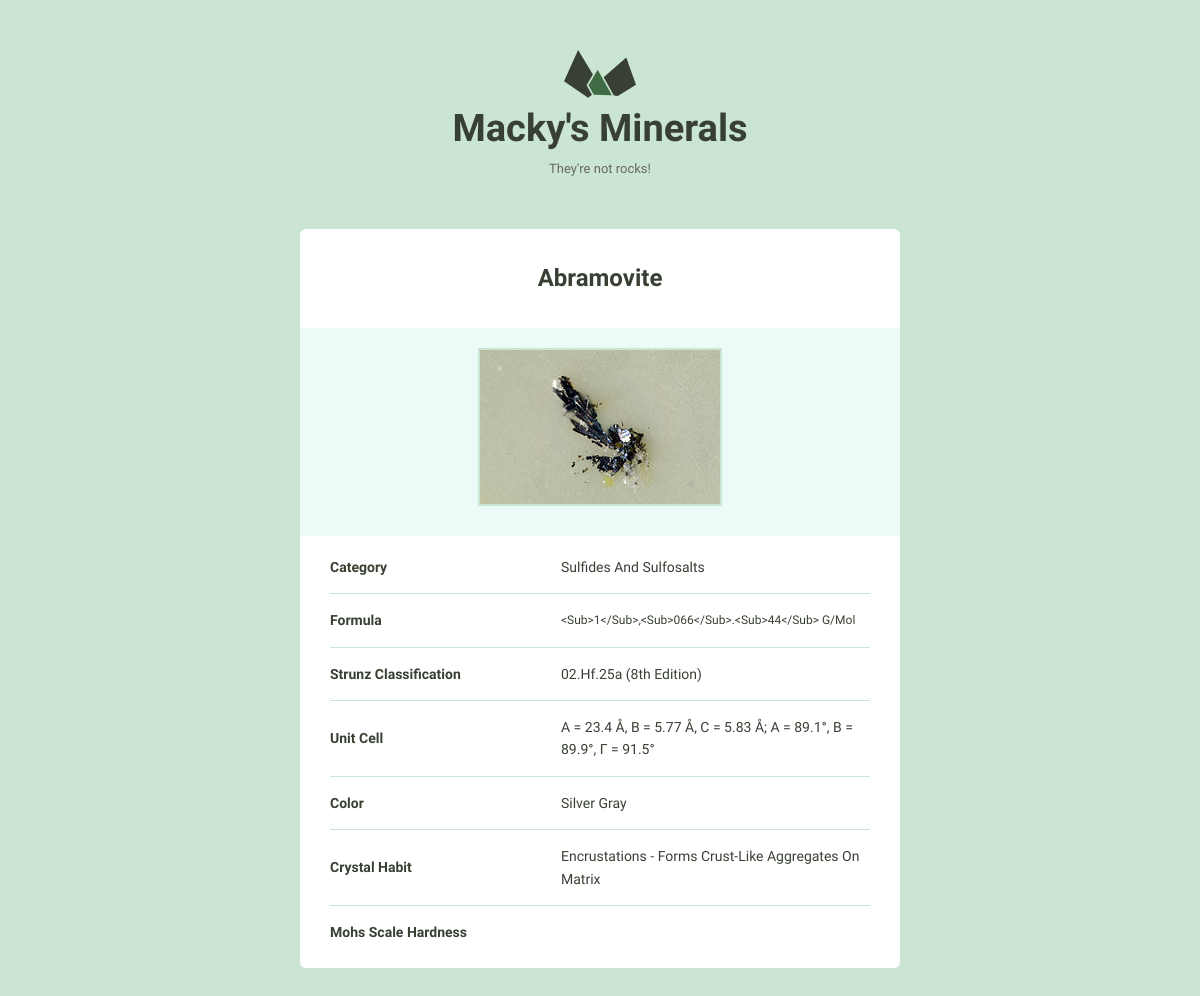
/7, run on the app's committed database.
### minerals/models.py (models this page shows, shortened)
class Mineral(models.Model):
    created_at = models.DateTimeField(auto_now_add=True)
    name = models.CharField(max_length=255)
    image_filename = models.CharField(max_length=255, blank=True)
    image_caption = models.CharField(max_length=255, blank=True)
    category = models.CharField(max_length=255, blank=True)
    formula = models.CharField(max_length=255, blank=True)
    strunz_classification = models.CharField(max_length=255, blank=True)
    crystal_system = models.CharField(max_length=255, blank=True)
    unit_cell = models.CharField(max_length=255, blank=True)
    color = models.CharField(max_length=255, blank=True)
    crystal_symmetry = models.CharField(max_length=255, blank=True)
    cleavage = models.CharField(max_length=255, blank=True)
    mohs_scale_hardness = models.CharField(max_length=255, blank=True)
    luster = models.CharField(max_length=255, blank=True)
    streak = models.CharField(max_length=255, blank=True)
    diaphaneity = models.CharField(max_length=255, blank=True)
    optical_properties = models.CharField(max_length=255, blank=True)
    group = models.CharField(max_length=255, blank=True)
    refractive_index = models.CharField(max_length=255, blank=True)
    crystal_habit = models.CharField(max_length=255, blank=True)

### minerals/views.py (the view)
# urls.py: path('<pk>', views.mineral_detail, name='detail'),
def mineral_detail(request, pk):
    mineral = Mineral.objects.get(pk=pk)
    return render(request, 'minerals/detail.html', {'mineral': mineral})

### minerals/templates/minerals/detail.html (shortened to what this page needs)
{% load static from staticfiles %}
<!DOCTYPE html>
<html lang="en">
<head>
    <link rel="stylesheet" href="{% static 'css/global.css' %}">
</head>
<body>
<div class="bounds bounds--small">
    <div class="grid-100">
        <a href="../">
            <h1 class="logo__name text-centered">Macky's Minerals</h1>
        </a>
        <p class="logo__text text-centered">They're not rocks!</p>
    </div>
    <div class="grid-100 mineral__container">
        <h1 class="mineral__name">{{ mineral.name}}</h1>
        <div class="mineral__image-bg">
            <img class="mineral__image"
                 src="{% static 'images/' %}{{ mineral.name }}.jpg">
            <p class="mineral__caption">{{ mineral.image_caption|title }}</p>
        </div>
        <div class="mineral__table-container">
            <table class="mineral__table">
                <tr>
                    <td class="mineral__category">Category</td>
                    <td>{{ mineral.category|title }}</td>
                </tr>
                <tr>
                    <td class="mineral__category">Formula</td>
                    <td class="mineral__formula">
                        {{ mineral.formula|title }}
                    </td>
                </tr>
                <tr>
                    <td class="mineral__category">Strunz Classification</td>
                    <td>{{ mineral.strunz_classification|title }}</td>
                </tr>
                <tr>
                    <td class="mineral__category">Unit Cell</td>
                    <td>{{ mineral.unit_cell|title }}</td>
                </tr>
                <tr>
                    <td class="mineral__category">Color</td>
                    <td>{{ mineral.color|title }}</td>
                </tr>
                <tr>
                    <td class="mineral__category">Crystal Habit</td>
                    <td>{{ mineral.crystal_habit|title }}</td>
                </tr>
                <tr>
                    <td class="mineral__category">Mohs Scale Hardness</td>
                    <td>{{ mineral.mohs_scale_hardness|title }}</td>
                </tr>
            </table>
        </div>
    </div>
</div>
</body>
</html>

### assets/css/global.css (style rules this page uses)
html { font-family: sans-serif; -ms-text-size-adjust: 100%; -webkit-text-size-adjust: 100%; }
body { margin: 0; }
a { background-color: transparent; }
h1 { font-size: 2em; margin: 0.67em 0; }
img { border: 0; }
svg:not(:root) { overflow: hidden; }
table { border-collapse: collapse; border-spacing: 0; }
td, th { padding: 0; }
html { font-size: 62.5%; }
body { background-color: #CAE5D2; font-size: 1.5em; line-height: 1.6; font-weight: 400; font-family: "Cousine"; color: #666; }
.bounds { max-width: 800px; margin: 0 auto; padding: 50px 0 150px; overflow: hidden; }
.bounds--small { max-width: 600px; padding: 50px 10px 150px; }
.grid, .grid-5, .grid-10, .grid-15, .grid-20, .grid-25, .grid-30, .grid-33, .grid-35, .grid-40, .grid-45, .grid-50, .grid-55, .grid-60, .grid-65, .grid-66, .grid-70, .grid-75, .grid-80, .grid-90, .grid-95, .grid-100 { float: left; box-sizing: border-box; position: relative; }
.grid-100 { width: 100%; padding: 0 15px; }
h1, h2, h3, h4, h5, h6 { margin-top: 0; margin-bottom: 2rem; font-weight: bold; font-family: "Work Sans", sans-serif; color: #384033; }
h1 { font-size: 3.8rem; }
@media (min-width: 550px) { h1 { font-size: 3.8rem; } }
p { margin-top: 0; font-size: 1.6rem; }
a { color: #689b98; text-decoration: none; -webkit-transition: color 0.2s; -moz-transition: color 0.2s; -ms-transition: color 0.2s; -o-transition: color 0.2s; transition: color 0.2s; }
th, td { padding: 15px; text-align: left; border-bottom: 1px solid #e1e1e1; }
th:first-child, td:first-child { padding-left: 0; }
th:last-child, td:last-child { padding-right: 0; }
table, p, ul { margin-bottom: 2.5rem; }
.text-centered { text-align: center; }
.logo { display: block; fill: #384033; position: relative; margin: 0 auto; width: 72px; }
.logo__name { margin-bottom: 0; }
.logo__text { margin-bottom: 50px; font-size: 13px; }
.mineral__container { background-color: #fff; border-radius: 6px; list-style: none; padding: 0; text-align: center; }
.mineral__name { display: block; width: 100%; margin: 0; font-size: 24px; padding: 30px 0 30px 0; }
.mineral__image { display: block; margin: 0 auto; border: solid 2px #CAE5D2; }
.mineral__image-bg { background-color: #ecfaf8; padding: 20px 0; }
.mineral__caption { font-size: 12px; font-style: italic; padding: 10px 0 0 0; margin: 0; }
.mineral__table { font-size: 14px; color: #384033; }
.mineral__table td { border-color: #CAE5D2; }
.mineral__table tr:last-of-type td { border-bottom: none; padding-bottom: 0; }
.mineral__table-container { padding: 5px 30px 0; }
.mineral__category { font-weight: bold; width: 40%; }
.mineral__formula { font-size: 12px; }

### data on the page
Mineral: name "Abramovite", name (picture), category "Sulfides And Sulfosalts", formula "<Sub>1</Sub>,<Sub>066</Sub>.<Sub>44</Sub> G/Mol", strunz_classification "02.Hf.25a (8th Edition)", unit_cell "A = 23.4 Å, B = 5.77 Å, C = 5.83 Å; Α = 89.1°, Β = 89.9°, Γ = 91.5°", color "Silver Gray", crystal_habit "Encrustations - Forms Crust-Like Aggregates On Matrix"
